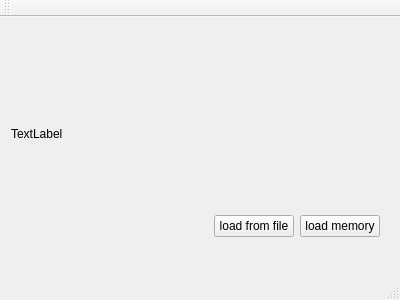
<?xml version="1.0" encoding="UTF-8"?>
<ui version="4.0">
 <class>MainWindow</class>
 <widget class="QMainWindow" name="MainWindow">
  <property name="geometry">
   <rect>
    <x>0</x>
    <y>0</y>
    <width>400</width>
    <height>300</height>
   </rect>
  </property>
  <property name="windowTitle">
   <string>MainWindow</string>
  </property>
  <widget class="QWidget" name="centralWidget">
   <widget class="QWidget" name="">
    <property name="geometry">
     <rect>
      <x>0</x>
      <y>30</y>
      <width>391</width>
      <height>201</height>
     </rect>
    </property>
    <layout class="QVBoxLayout" name="verticalLayout">
     <item>
      <widget class="QLabel" name="label">
       <property name="text">
        <string>TextLabel</string>
       </property>
      </widget>
     </item>
     <item>
      <layout class="QHBoxLayout" name="horizontalLayout">
       <item>
        <spacer name="horizontalSpacer">
         <property name="orientation">
          <enum>Qt::Horizontal</enum>
         </property>
         <property name="sizeHint" stdset="0">
          <size>
           <width>40</width>
           <height>20</height>
          </size>
         </property>
        </spacer>
       </item>
       <item>
        <widget class="QPushButton" name="loadfileButton">
         <property name="text">
          <string>load from file</string>
         </property>
        </widget>
       </item>
       <item>
        <widget class="QPushButton" name="loadmemoryButton">
         <property name="text">
          <string>load memory</string>
         </property>
        </widget>
       </item>
      </layout>
     </item>
    </layout>
   </widget>
  </widget>
  <widget class="QMenuBar" name="menuBar">
   <property name="geometry">
    <rect>
     <x>0</x>
     <y>0</y>
     <width>400</width>
     <height>23</height>
    </rect>
   </property>
  </widget>
  <widget class="QToolBar" name="mainToolBar">
   <attribute name="toolBarArea">
    <enum>TopToolBarArea</enum>
   </attribute>
   <attribute name="toolBarBreak">
    <bool>false</bool>
   </attribute>
  </widget>
  <widget class="QStatusBar" name="statusBar"/>
 </widget>
 <layoutdefault spacing="6" margin="11"/>
 <resources/>
 <connections/>
</ui>
